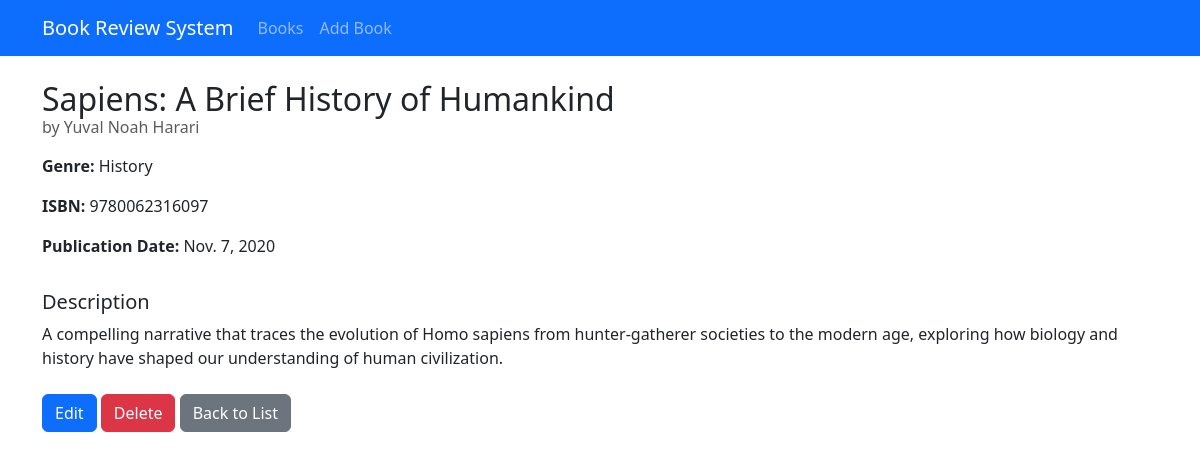
Page /book-detail/7/ on the committed database.
### book/models.py (models this page shows, shortened)
class Book(models.Model):
    title = models.CharField(max_length=100)
    author = models.CharField(max_length=100)
    description = models.TextField()
    isbn = models.CharField('ISBN', max_length=13, unique=True)
    genre = models.CharField(max_length=20, choices=GENRE_CHOICES)
    publication_date = models.DateField()
    average_rating = models.DecimalField(
        max_digits=3,
        decimal_places=2,
        validators=[MinValueValidator(0), MaxValueValidator(5)],
        default=0
    )
    created_at = models.DateTimeField(auto_now_add=True)
    updated_at = models.DateTimeField(auto_now=True)

### book/views.py (the view)
# urls.py: path('book-detail/<int:pk>/', views.book_detail, name='book-detail'),
def book_detail(request, pk):
    book = Book.objects.get(pk=pk)
    return render(request, 'book/book_detail.html', {'book':book})

### book/templates/book/book_detail.html (shortened to what this page needs)
{% extends 'book/base.html' %}
{% block content %}
<div class="card-body">
    <h2 class="card-title">{{book.title}}</h2>
    <h6 class="card-subtitle mb-3 text-muted">by {{book.author}}</h6>
    <div class="row mb-3">
        <div class="col-md-6">
            <p><strong>Genre:</strong> {{book.get_genre_display}}</p>
            <p><strong>ISBN:</strong> {{book.isbn}}</p>
            <p><strong>Publication Date:</strong> {{book.publication_date}}</p>
        </div>
    </div>
    <h5>Description</h5>
    <p class="card-text">{{book.description}}</p>
    <div class="mt-4">
        <a href="{% url 'book-update' pk=book.pk %}" class="btn btn-primary">Edit</a>
        <a href="{% url 'book-delete' pk=book.pk %}" class="btn btn-danger">Delete</a>
        <a href="{% url 'books-list' %}" class="btn btn-secondary">Back to List</a>
    </div>
{% endblock content %}

### rows in the picture
Book: title "Sapiens: A Brief History of Humankind", author "Yuval Noah Harari", genre "History", isbn "9780062316097", publication_date "Nov. 7, 2020", description "A compelling narrative that traces the evolution of Homo sapiens from hunter-gatherer societies to the modern age, exploring how biology and history have shaped our understanding of human civilization."
